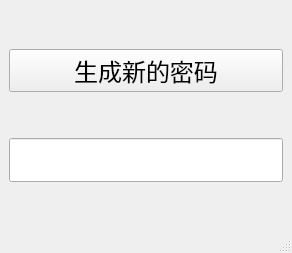
<?xml version="1.0" encoding="UTF-8"?>
<ui version="4.0">
 <class>PasswordGenerate</class>
 <widget class="QMainWindow" name="PasswordGenerate">
  <property name="geometry">
   <rect>
    <x>0</x>
    <y>0</y>
    <width>292</width>
    <height>253</height>
   </rect>
  </property>
  <property name="windowTitle">
   <string>密码生成器</string>
  </property>
  <widget class="QWidget" name="centralwidget">
   <layout class="QVBoxLayout" name="verticalLayout">
    <item>
     <widget class="QPushButton" name="btn_newPwd">
      <property name="font">
       <font>
        <pointsize>18</pointsize>
       </font>
      </property>
      <property name="text">
       <string>生成新的密码</string>
      </property>
     </widget>
    </item>
    <item>
     <widget class="QLineEdit" name="lineEdit">
      <property name="font">
       <font>
        <pointsize>24</pointsize>
       </font>
      </property>
     </widget>
    </item>
   </layout>
  </widget>
  <widget class="QMenuBar" name="menubar">
   <property name="geometry">
    <rect>
     <x>0</x>
     <y>0</y>
     <width>292</width>
     <height>24</height>
    </rect>
   </property>
  </widget>
  <widget class="QStatusBar" name="statusbar"/>
 </widget>
 <resources/>
 <connections/>
</ui>
